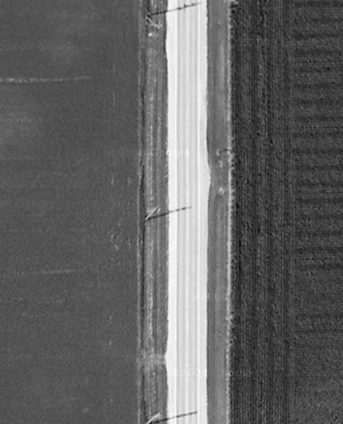
%> input picture portfolio_old/COMPUTER_VISION/assignment3/road1.bmp, 343 x 424 px
$ octave rotest.m   (GNU Octave 9; MATLAB toolbox functions it lacks are replaced by stand-ins)
%> lines starting %> are read from the running program, lines starting %| are printed output that depends on the picture
### COMPUTER_VISION/assignment1/read_gray.m
function result = read_gray(filename)
%> called with filename = 'road1.bmp'

temp = double(imread(filename));
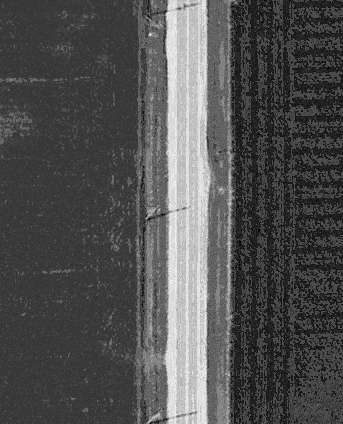
%> temp: size 424x343 double; min 0, max 243, mean 80.5

if (size(temp, 3) == 1)
    result = temp;
else
    result = 0.3*temp(:,:,1) + 0.59*temp(:,:,2) + 0.11*temp(:,:,3);
end

### portfolio_old/COMPUTER_VISION/assignment3/blur_image.m
function result = blur_image(image, sigma);
%> called with sigma = 1.4

% function result = blur_image(image, sigma);
%
% blurs the input image with a symmetrc Gaussian filter of std=sigma.

blur_size = round(ceil(sigma) * 6 + 1);
blur_window = fspecial('gaussian', blur_size, sigma);
result = imfilter(image, blur_window, 'same', 'symmetric');

### portfolio_old/COMPUTER_VISION/assignment3/canny_jer.m
function [gradient,thetas] = canny_jer(image, sigma)

b1 = blur_image(image, sigma);

dx = [-1 0 1; -2 0 2; -1 0 1]/8;
dy = dx';  % dy is the transpose of dx

% compute dx, dy, and gradient (edited to cast to doubles - JBE38)
dxb1 = double(imfilter(b1, dx, 'same', 'symmetric'));
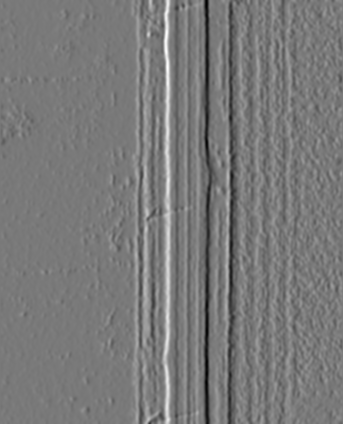
%> dxb1: size 424x343 double; min -35.27, max 38.64, mean 0; drawn with min black and max white
dyb1 = double(imfilter(b1, dy, 'same', 'symmetric'));
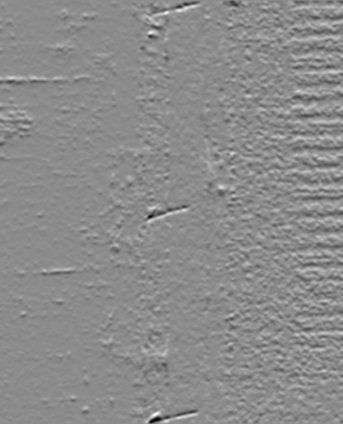
%> dyb1: size 424x343 double; min -24.34, max 20.06, mean 0; drawn with min black and max white
gradient = (dxb1 .^2 + dyb1 .^2).^0.5;
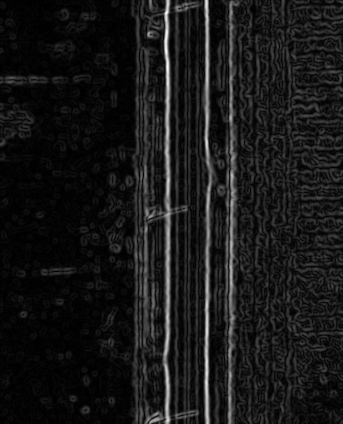
%> gradient: size 424x343 double; min 0.00408, max 38.74, mean 3.6; drawn with min black and max white

% compute edge orientations, in values ranging from 0 to 180 degrees
thetas = gradient_orientations(dxb1, dyb1);

end

### COMPUTER_VISION/assignment2/gradient_orientations.m
function result = gradient_orientations(arg1, arg2);

% gradient_orientations: compute the edge orientations of an image, in
% range 0 to 180.
%
% function result = gradient_orientations(gradient_x, gradient_y);
%
%
% computes the gradient orientation at each pixel of an image, given
% the x gradient and y gradient for each pixel of the image.
%
% function result = gradient_orientations(image);
%
% computes the gradient orientation at each pixel of an image, by first
% computing the x and y gradients at each pixel of the image.
%
% function result = gradient_orientations(image, sigma);
%
% blurs the image with a Gaussian filter of std=sigma (where sigma is
% a scalar), then computes the x
% and y gradients of the blurred image, and finally computes the gradient
% orientation at each pixel.

% figure out if we need to compute gradients
compute_gradients = 0;
if (nargin == 1)
    image = arg1;
    compute_gradients = 1;
end

if ((nargin == 2) & (isscalar(arg2)))
    original_image = arg1;
    sigma = arg2;
    image = blur_image(original_image, sigma);
    compute_gradients = 1;
end

if (compute_gradients)  % if we need to compute gradients
    dx = [-1 0 1; -2 0 2; -1 0 1] / 8;
    dy = dx';

    % compute dx, dy, and gradient
    gradient_x = imfilter(image, dx, 'same', 'symmetric');
    gradient_y = imfilter(image, dy, 'same', 'symmetric');
else  % if the function arguments are gradient_x and gradient_y
    gradient_x = arg1;
    gradient_y = arg2;
end

% compute edge orientations
%thetas =  -atan2(gradient_y, gradient_x);  %incorrect, angles increase counterclockwise
thetas =  atan2(gradient_y, gradient_x);  %correct, angles increase clockwise
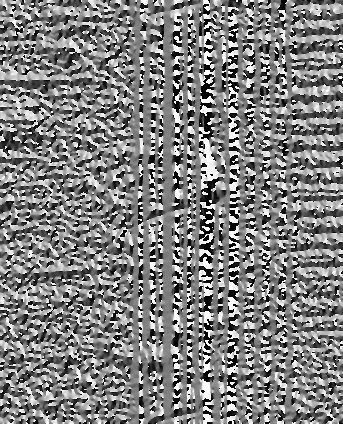
%> thetas: size 424x343 double; min -3.14, max 3.14, mean 0.0186; drawn with min black and max white
%thetas =  atan2(gradient_x, gradient_y);  % extremely incorrect
%thetas =  -atan2(gradient_x, gradient_y);  % rather incorrect

% convert orientations to [0 180] range.
result = thetas / pi * 180;
result(result < 0) = result(result < 0) + 180;
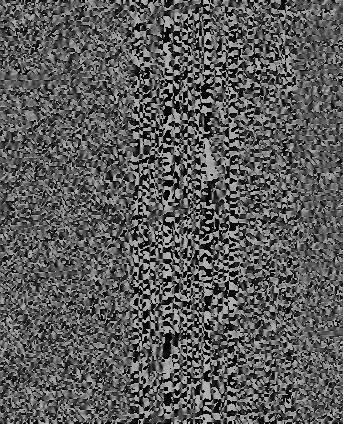
%> result: size 424x343 double; min 5.98e-05, max 180, mean 90.5
result(result > 180) = 180;

### portfolio_old/COMPUTER_VISION/assignment3/road_orientation.m
function result = road_orientation(img)

orig = read_gray(img);

threshold = 4;
sigma = 1.4;

%{
rho = x*cos(theta) + y*sin(theta)
– rho: distance of line from origin.
– theta: direction PERPENDICULAR to line
%}
[gradient,thetas] = canny_jer(orig,sigma);

result = gradient;


end

### portfolio_old/COMPUTER_VISION/assignment3/rotest.m

img1 = 'road1.bmp';
result1 = road_orientation(img1);
figure(1); imshow(result1);
%> after `imshow(result1)`:
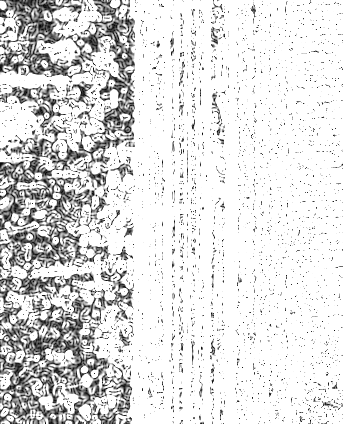
%> displayed picture: size 424x343, on the screen's scale of 0 to 255; min 1, max 255, mean 221.9

$ run again, with portfolio_old/COMPUTER_VISION/assignment3/road2.bmp copied over portfolio_old/COMPUTER_VISION/assignment3/road1.bmp
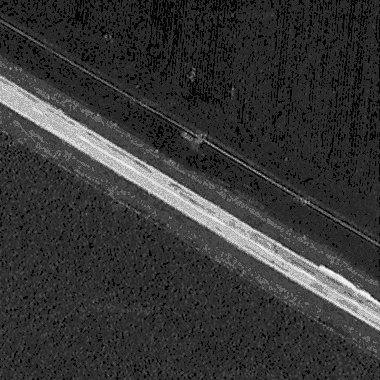
%> input picture portfolio_old/COMPUTER_VISION/assignment3/road2.bmp, 380 x 380 px
%> in gradient_orientations, `result(result < 0) = result(result < 0) + 180;`:
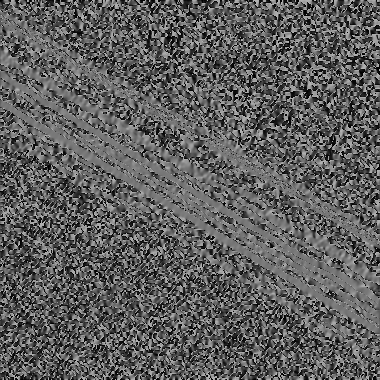
%> result: size 380x380 double; min 0.000119, max 180, mean 93.9
%> `imshow(result1)`:
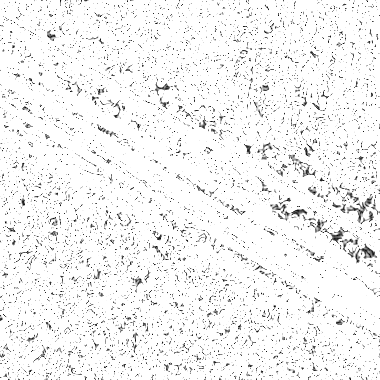
%> displayed picture: size 380x380, on the screen's scale of 0 to 255; min 2, max 255, mean 242.9

$ run again, with portfolio_old/COMPUTER_VISION/assignment3/road3.bmp copied over portfolio_old/COMPUTER_VISION/assignment3/road1.bmp
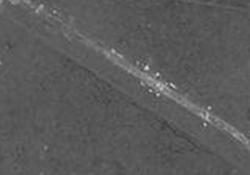
%> input picture portfolio_old/COMPUTER_VISION/assignment3/road3.bmp, 250 x 175 px
%> in gradient_orientations, `result(result < 0) = result(result < 0) + 180;`:
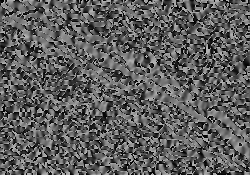
%> result: size 175x250 double; min 0.00136, max 180, mean 93
%> `imshow(result1)`:
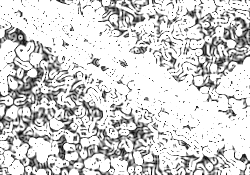
%> displayed picture: size 175x250, on the screen's scale of 0 to 255; min 2, max 255, mean 210.3

$ run again, with portfolio_old/COMPUTER_VISION/assignment3/frame0040.tif saved as portfolio_old/COMPUTER_VISION/assignment3/road1.bmp
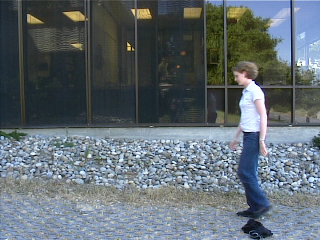
%> input picture portfolio_old/COMPUTER_VISION/assignment3/frame0040.tif, 320 x 240 px
%> `imshow(result1)`:
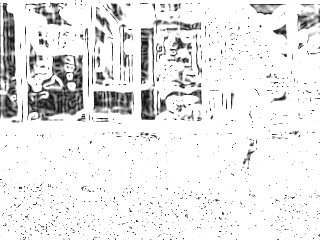
%> displayed picture: size 240x320, on the screen's scale of 0 to 255; min 1, max 255, mean 233.2
